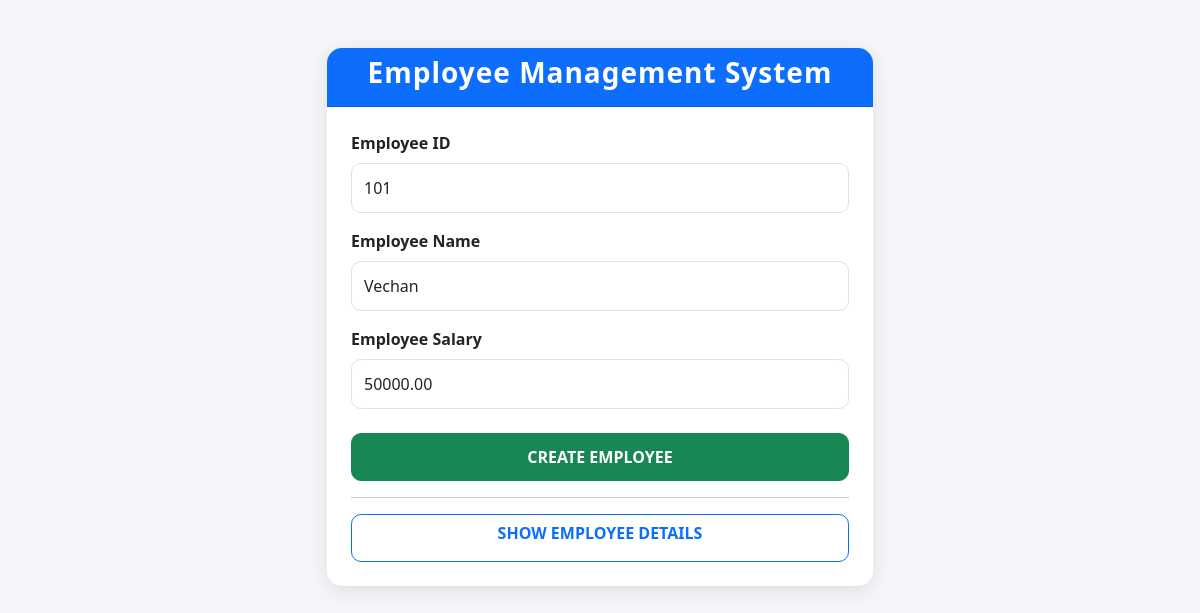
The page /editemployee/5/ on the database its author committed.
### myapp/models.py (models this page shows)
class Employee(models.Model):
    Employeeid = models.IntegerField()
    Employeename = models.CharField(max_length=30)
    Employeesalary = models.DecimalField(max_digits=7,decimal_places=2)

### myapp/views.py (the view, shortened to what this page needs)
# urls.py: path('editemployee/<int:id>/',views.editemployee,name='editemployee'),
def editemployee(request,id):
    employee = Employee.objects.get(id=id)
    form = Employeeform(instance=employee)
    return render(
        request,
        'myapp/addemployee.html',
        {'form':form}
    )

### myapp/forms.py
class Employeeform(forms.ModelForm):
    class Meta:
        model = Employee
        fields = '__all__'

### templates/myapp/addemployee.html (shortened to what this page needs)
<!DOCTYPE html>
<html lang="en">
<head>
    <link href="https://cdn.jsdelivr.net/npm/bootstrap@5.3.8/dist/css/bootstrap.min.css" rel="stylesheet">
</head>
<body>
{% load widget_tweaks %}
<div class="container mt-5">
    <div class="row justify-content-center">
        <div class="col-md-6">
            <div class="card employee-card">
                <div class="card-header bg-primary text-white text-center">
                    <h3 class="title">
                        Employee Management System
                    </h3>
                </div>
                <div class="card-body p-4">
                    <form method="POST">
                        <div class="mb-3">
                            <label class="form-label fw-bold">
                                Employee ID
                            </label>
                            {{ form.Employeeid|add_class:"form-control"|attr:"placeholder:Enter Employee ID" }}
                        </div>
                        <div class="mb-3">
                            <label class="form-label fw-bold">
                                Employee Name
                            </label>
                            {{ form.Employeename|add_class:"form-control"|attr:"placeholder:Enter Employee Name" }}
                        </div>
                        <div class="mb-4">
                            <label class="form-label fw-bold">
                                Employee Salary
                            </label>
                            {{ form.Employeesalary|add_class:"form-control"|attr:"placeholder:Enter Employee Salary" }}
                        </div>
                        <div class="d-grid">
                            <button type="submit" class="btn btn-success">
                                CREATE EMPLOYEE
                            </button>
                        </div>
                    </form>
                    <hr>
                    <div class="d-grid">
                        <a href="{% url 'emps' %}"
                           class="btn btn-outline-primary">
                            SHOW EMPLOYEE DETAILS
                        </a>
                    </div>
                </div>
            </div>
        </div>
    </div>
</div>
</body>
</html>

### templates/myapp/addemployee.html (style rules this page uses)
body { background-color:#f4f6f9; }
.employee-card { border:none; border-radius:15px; box-shadow:0px 4px 20px rgba(0,0,0,0.1); }
.card-header { border-radius:15px 15px 0px 0px !important; }
.form-control { height:50px; border-radius:10px; }
.btn { border-radius:10px; height:48px; font-weight:600; }
.title { font-weight:bold; letter-spacing:1px; }

### rows shown on the page
Employee: Employeeid "101", Employeename "Vechan", Employeesalary "50000.00"
